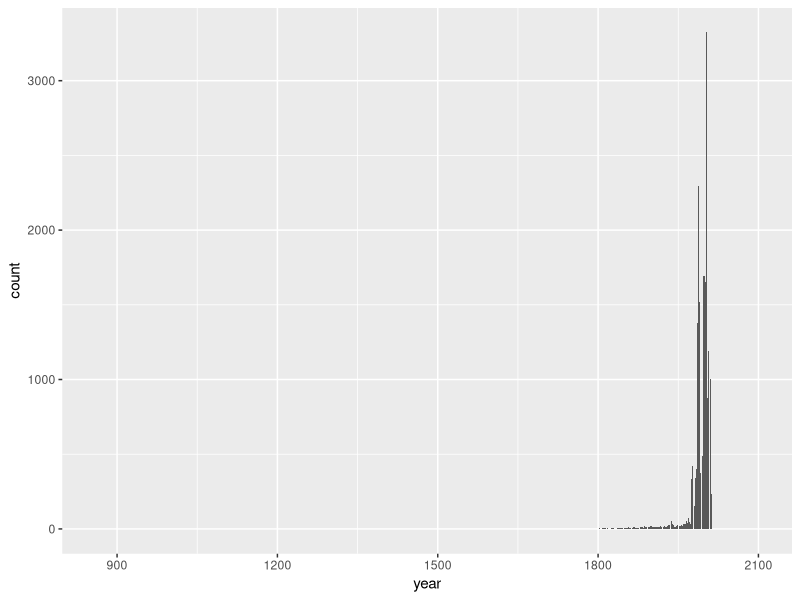
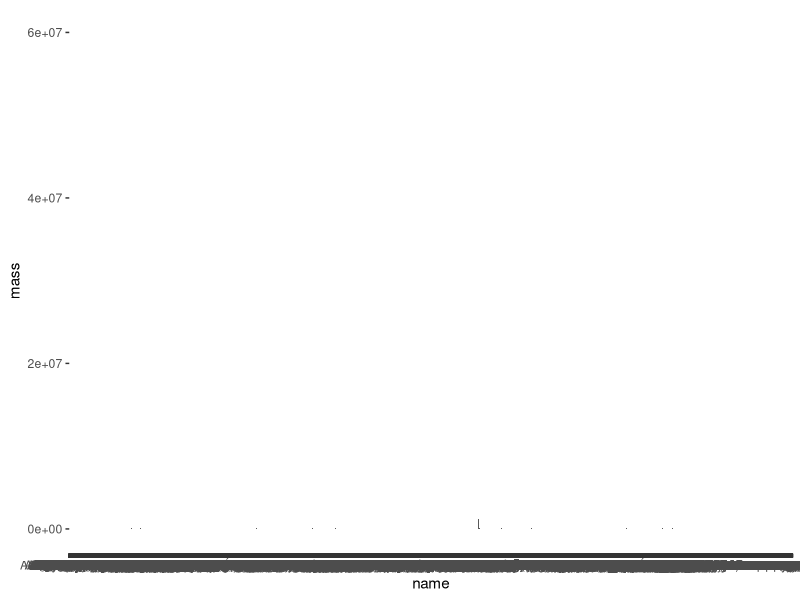

Reproduce these figures in R, in order. (Note: this script raises an error after producing the figures.)
library(tidyverse)

data <- read_csv('Meteorite_Landings.csv')




# rename mass(g)
names(data)[names(data) == "mass (g)"] <- "mass"

#use gg plot to make a bar graph based on year

ggplot(data = data,
       mapping = aes(x = year)) +
  geom_bar()

# use ggplot to create a bar graph based on name and mass

ggplot(data = data,
       mapping = aes(x = name,
                     y = mass)) +
  geom_bar(stat = "identity")


# add color

ggplot(data = data,
       mapping = aes(x = name,
                     y = mass,
                     fill = INCTCFLG_A)) +
  geom_col()